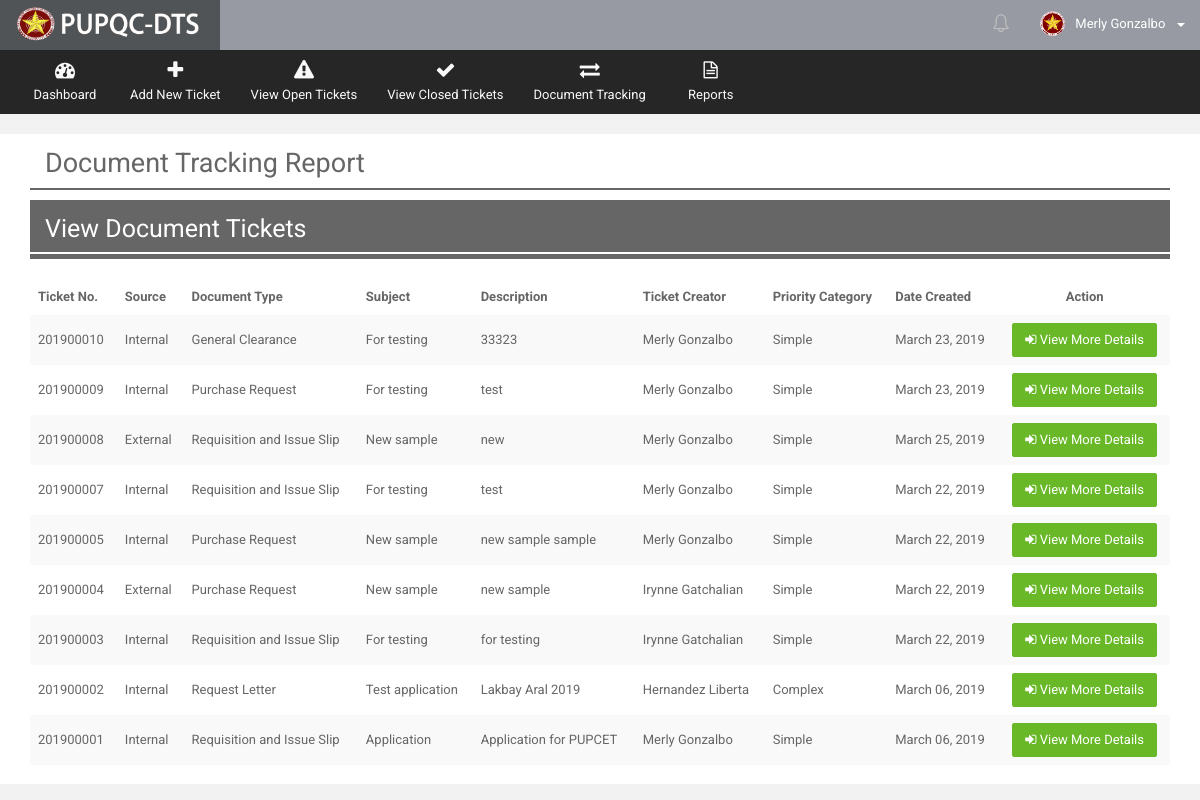
/Web/Department/views/rep_docu_track.php (signed in), run on an earlier commit of the app's database.
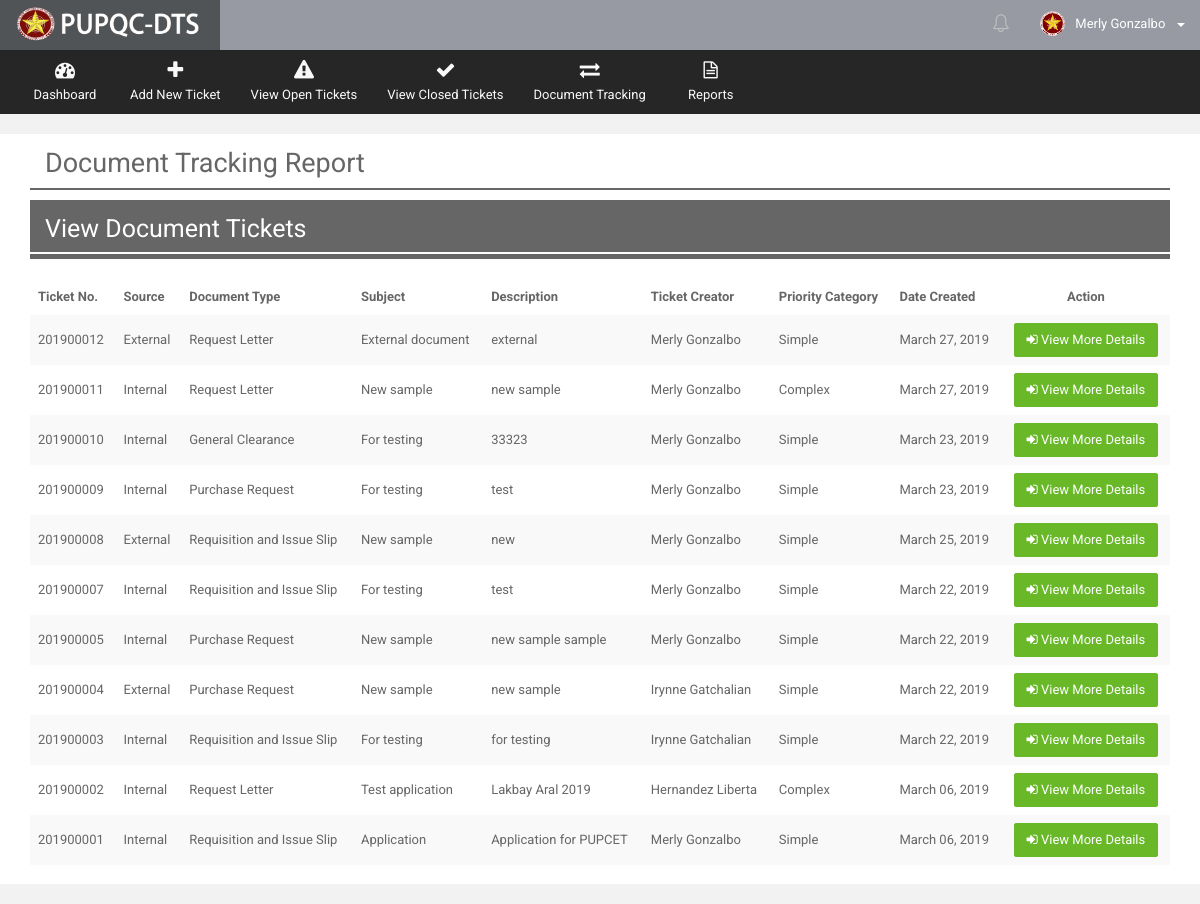
And on a later commit of the database.
### tables this page shows
CREATE TABLE `t_document_track_history` (
  `docu_tr_his_ID` int(10) NOT NULL,
  `docu_tr_his_ticket_no` varchar(255) NOT NULL,
  `docu_tr_his_doctype` int(10) NOT NULL,
  `docu_tr_his_sourcetype` int(10) NOT NULL,
  `docu_tr_his_ext_source_desc` varchar(255) DEFAULT NULL,
  `docu_tr_his_prioritytype` int(10) NOT NULL,
  `docu_tr_his_count_date_process` varchar(10) NOT NULL,
  `docu_tr_his_from_office` int(10) NOT NULL,
  `docu_tr_his_to_office` int(10) DEFAULT NULL,
  `docu_tr_his_subject` varchar(255) NOT NULL,
  `docu_tr_his_desc` varchar(255) NOT NULL,
  `docu_tr_his_closing_remarks` varchar(255) DEFAULT NULL,
  `docu_tr_his_remarks` varchar(255) DEFAULT NULL,
  `docu_tr_his_asignatory` varchar(255) NOT NULL,
  `docu_tr_his_createdby` int(10) NOT NULL,
  `docu_tr_his_receiver` int(10) DEFAULT NULL,
  `docu_tr_his_sender` int(10) DEFAULT NULL,
  `docu_tr_his_closedby` int(10) DEFAULT NULL,
  `docu_tr_his_reopenedby` int(10) DEFAULT NULL,
  `docu_tr_his_receiving_stat` varchar(30) DEFAULT NULL,
  `docu_tr_his_date_create` date NOT NULL,
  `docu_tr_his_time_create` time NOT NULL,
  `docu_tr_his_date_sent` date DEFAULT NULL,
  `docu_tr_his_time_sent` time DEFAULT NULL,
  `docu_tr_his_date_received` date DEFAULT NULL,
  `docu_tr_his_time_received` time DEFAULT NULL,
  `docu_tr_his_date_done` date DEFAULT NULL,
  `docu_tr_his_time_done` time DEFAULT NULL,
  `docu_tr_his_date_reopened` date DEFAULT NULL,
  `docu_tr_his_time_reopened` time DEFAULT NULL,
  `docu_tr_his_status` varchar(20) NOT NULL DEFAULT 'OPEN',
  `docu_tr_his_overdue_stat` varchar(10) NOT NULL DEFAULT 'NO',
  `docu_tr_his_action` varchar(30) NOT NULL,
  `docu_tr_his_notif_stat` bit(1) NOT NULL DEFAULT b'1',
  `docu_tr_his_disp_stat` bit(1) NOT NULL DEFAULT b'1',
  `docu_tr_his_timestamp` datetime NOT NULL DEFAULT CURRENT_TIMESTAMP
);

CREATE TABLE `r_source_type` (
  `source_ID` int(10) NOT NULL,
  `source_desc` varchar(50) NOT NULL,
  `source_stat` bit(1) NOT NULL DEFAULT b'1',
  `source_timestamp` datetime NOT NULL DEFAULT CURRENT_TIMESTAMP
);

CREATE TABLE `r_document_type` (
  `docutype_ID` int(10) NOT NULL,
  `docutype_desc` varchar(50) NOT NULL,
  `docutype_stat` bit(1) NOT NULL DEFAULT b'1',
  `docutype_timestamp` datetime NOT NULL DEFAULT CURRENT_TIMESTAMP
);

CREATE TABLE `t_employees` (
  `emp_ID` int(10) NOT NULL,
  `emp_lastname` varchar(100) NOT NULL,
  `emp_middlename` varchar(100) DEFAULT NULL,
  `emp_firstname` varchar(100) NOT NULL,
  `emp_office` int(10) NOT NULL,
  `emp_position` varchar(50) NOT NULL,
  `emp_picture` varchar(255) DEFAULT 'default.png',
  `emp_active_flag` bit(1) NOT NULL DEFAULT b'1',
  `emp_mod_date` datetime NOT NULL DEFAULT CURRENT_TIMESTAMP
);

CREATE TABLE `r_priority_type` (
  `priority_ID` int(10) NOT NULL,
  `priority_desc` varchar(50) NOT NULL,
  `priority_date_count` int(10) NOT NULL,
  `priority_stat` bit(1) NOT NULL DEFAULT b'1',
  `priority_timestamp` datetime NOT NULL DEFAULT CURRENT_TIMESTAMP
);

### Web/Department/views/get_view_table_report_trace.php (the view, shortened to what this page needs)
<?php
           $receiver_query = mysqli_query($connection,"SELECT * FROM `t_accounts` AS ACC
                                                              INNER JOIN `t_employees` AS EMP
                                                              INNER JOIN `r_office` AS OFF
                                                              ON ACC.acc_empID = EMP.emp_ID
                                                              and EMP.emp_office = OFF.office_ID
                                                              WHERE ACC.acc_ID = '$userID'");
           while($rq = mysqli_fetch_array($receiver_query))
           {
              $receiving_office = $rq["office_ID"];
           }
           $view_query = mysqli_query($connection,"SELECT * FROM `t_document_track_history` AS DOCU
                                                     INNER JOIN `r_document_type` AS TYPE
                                                     ON TYPE.docutype_ID = DOCU.docu_tr_his_doctype
                                                     INNER JOIN `r_source_type` AS SRC
                                                     ON SRC.source_ID = DOCU.docu_tr_his_sourcetype
                                                     INNER JOIN `r_priority_type` AS PRIO
                                                     ON PRIO.priority_ID = DOCU.docu_tr_his_prioritytype
                                                     WHERE DOCU.docu_tr_his_from_office = '$receiving_office'
                                                     or DOCU.docu_tr_his_sender = '$userID'
                                                     or DOCU.docu_tr_his_to_office = '$receiving_office'
                                                     GROUP BY DOCU.docu_tr_his_ticket_no
                                                     ORDER BY DOCU.docu_tr_his_ticket_no DESC");
            if(mysqli_num_rows($view_query) > 0)
            {
               while($row = mysqli_fetch_array($view_query))
               {
                   $docu_tr_ID = $row["docu_tr_his_ID"];
                   $docu_tr_ticket_no = $row["docu_tr_his_ticket_no"];
                   $docu_tr_subject = $row["docu_tr_his_subject"];
                   $docu_tr_date_create = new datetime($row["docu_tr_his_date_create"]);
                   $docu_tr_desc = $row["docu_tr_his_desc"];
                   $docu_tr_createdby = $row["docu_tr_his_createdby"];
                   $docutype_desc = $row['docutype_desc'];
                   $source_desc = $row["source_desc"];
                   $priority_desc = $row["priority_desc"];
                   $date_create = $docu_tr_date_create->format('F d, Y');
                   $getsender = mysqli_query($connection, "SELECT * FROM `t_employees` AS EMP
                                                                   INNER JOIN `r_office` AS OFF
                                                                   ON EMP.emp_office = OFF.office_ID
                                                           WHERE EMP.emp_ID = '$docu_tr_createdby'");
                   while($sender_row = mysqli_fetch_array($getsender))
                   {
                     $sender_fname = $sender_row["emp_firstname"];
                     $sender_lname = $sender_row["emp_lastname"];
                     $sender_compname = $sender_fname.' '.$sender_lname;
                   }
                     echo
                     '<tr class="gradeX">
                        <td style="display: none"> '.$docu_tr_ID.' </td>
                        <td style=""> '.$docu_tr_ticket_no.' </td>
                        <td style=""> '.$source_desc.' </td>
                        <td style=""> '.$docutype_desc.' </td>
                        <td style=""> '.$docu_tr_subject.' </td>
                        <td style=""> '.$docu_tr_desc.' </td>
                        <td style=""> '.$sender_compname.' </td>
                        <td style=""> '.$priority_desc.' </td>
                        <td style=""> '.$date_create.' </td>
                        <td style="">
                          <center>
                           <a href="ticket_trace_report.php?getID='.$docu_tr_ticket_no.'" class="btn btn-success btn-round" title="View Traces">
                             <i class="fa fa-sign-in"></i> View More Details</a>
                          </center>
                        </td>
                     </tr>  ';
               }
            }
            else
            {
            }
   ?>

What changed in the data, as far as the page shows it:
added t_document_track_history: docu_tr_his_ticket_no "201900012", docu_tr_his_sourcetype.source_desc "External", docu_tr_his_doctype.docutype_desc "Request Letter", docu_tr_his_subject "External document", docu_tr_his_desc "external", t_employees.emp_firstname+emp_lastname "Merly Gonzalbo", docu_tr_his_prioritytype.priority_desc "Simple", docu_tr_his_date_create "March 27, 2019"
added t_document_track_history: docu_tr_his_ticket_no "201900011", docu_tr_his_sourcetype.source_desc "Internal", docu_tr_his_doctype.docutype_desc "Request Letter", docu_tr_his_subject "New sample", docu_tr_his_desc "new sample", t_employees.emp_firstname+emp_lastname "Merly Gonzalbo", docu_tr_his_prioritytype.priority_desc "Complex", docu_tr_his_date_create "March 27, 2019"
